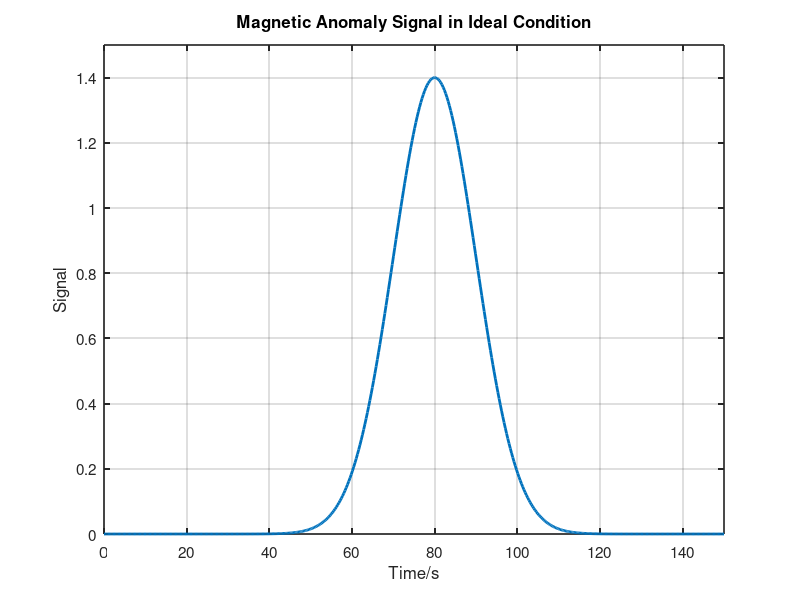
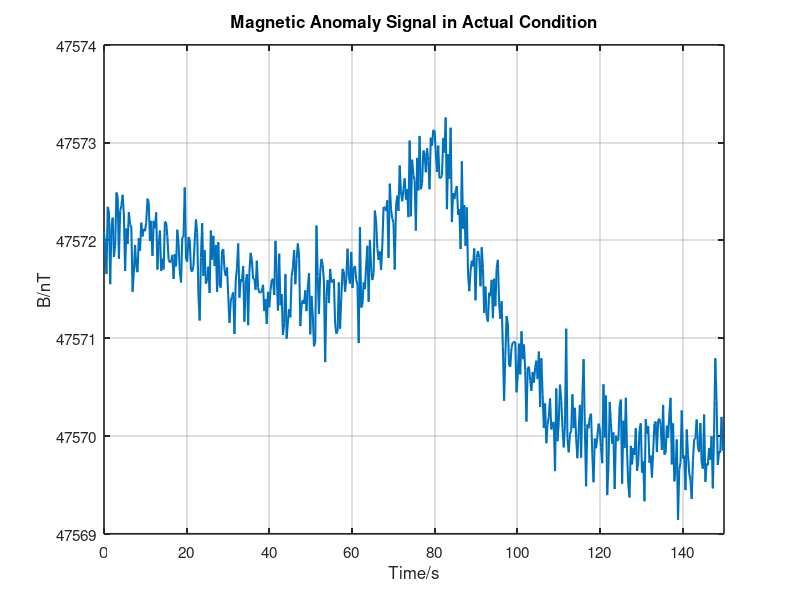

These charts were generated, in order, by the following MATLAB code:
clear;
clc;
close all;

% Time axis

t = linspace(0,150,500);

% Ideal magnetic anomaly

peakAmplitude = 1.4;
peakCentre = 80;
peakWidth = 10;

idealSignal = peakAmplitude .* ...
    exp(-(t-peakCentre).^2/(2*peakWidth^2));

figure('Color','w')

plot(t,idealSignal,...
    'LineWidth',2)

xlabel('Time/s')
ylabel('Signal')

title('Magnetic Anomaly Signal in Ideal Condition')

xlim([0 150])
ylim([0 1.5])

grid on
box on

set(gca,...
    'FontSize',11,...
    'LineWidth',1.2)

% Actual measurement

baseline = 4.7572e4;

backgroundTrend = -2.1*(t/150);

slowVariation = ...
      0.22*sin(2*pi*t/170) ...
    + 0.12*cos(2*pi*t/80);

noise = 0.28*randn(size(t));

% Make anomaly much weaker than the ideal case

actualSignal = baseline ...
             + backgroundTrend ...
             + slowVariation ...
             + 1.25*idealSignal ...
             + noise;

figure('Color','w')

plot(t,actualSignal,...
    'LineWidth',1.5)

xlabel('Time/s')
ylabel('B/nT')

title('Magnetic Anomaly Signal in Actual Condition')

xlim([0 150])

grid on
box on

set(gca,...
    'FontSize',11,...
    'LineWidth',1.2)
